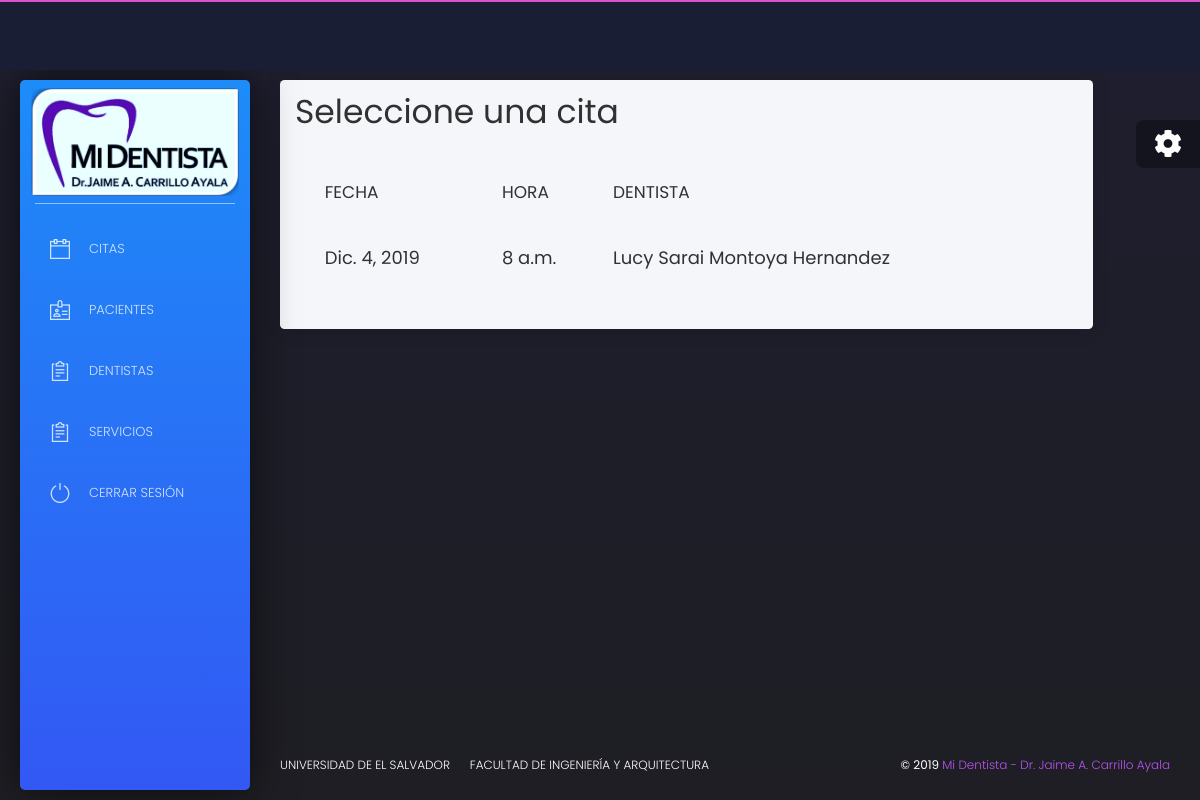
The app's page /core/citas4 (signed in), older data.
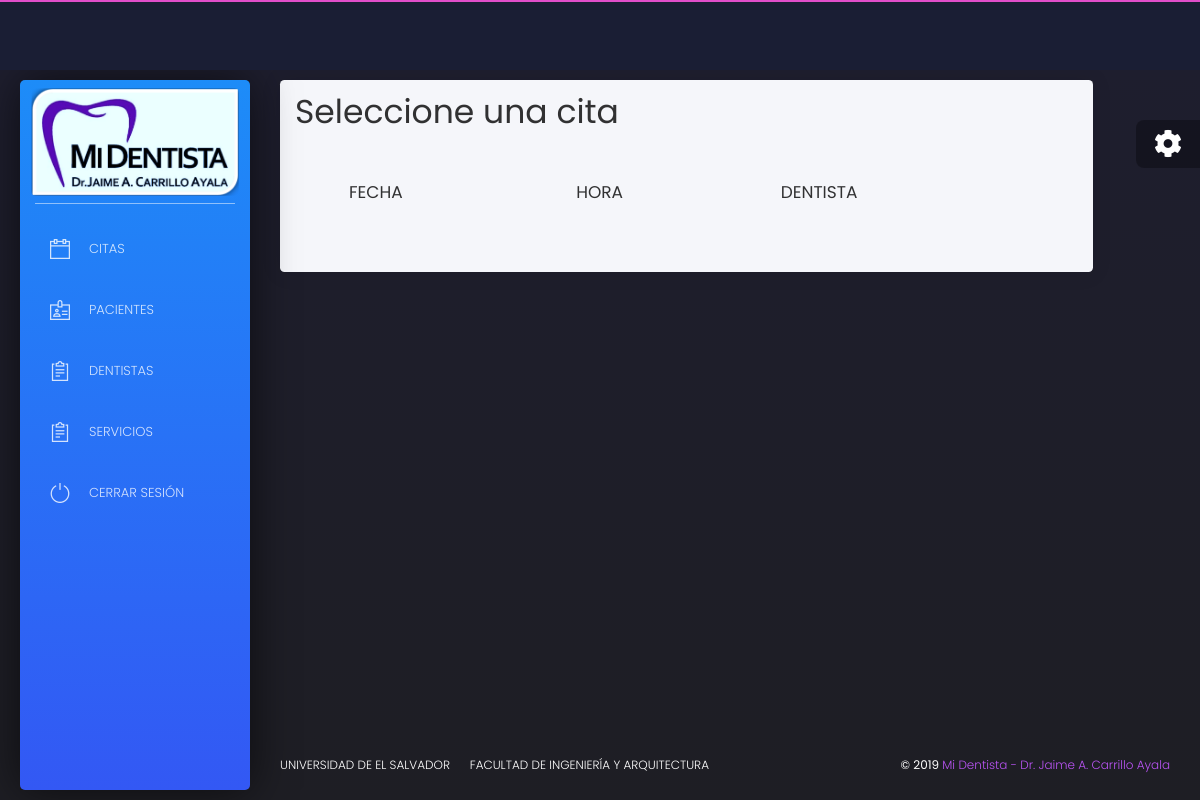
The same page, newer data.
### core/models.py (models this page shows, shortened)
class Dentista(models.Model):
    id = models.AutoField(primary_key=True)
    usuario = models.OneToOneField(User, on_delete=models.CASCADE)
    especialidad = models.ForeignKey(Especialidad, on_delete=models.CASCADE)
    telefono = models.CharField(max_length=8)
    is_dentist = models.BooleanField(default=True)
    foto = models.ImageField(upload_to='dentist/%Y/%m/%D/', null=True, blank=True)
    biografia = models.CharField(max_length=1024)

class Cita(models.Model):
    id = models.AutoField(primary_key=True)
    paciente = models.ForeignKey(Paciente, on_delete=models.CASCADE, blank=True, null=True)
    dentista = models.ForeignKey(Dentista, on_delete=models.CASCADE, blank=True, null=True)
    tratamiento = models.ForeignKey(Tratamiento, on_delete=models.CASCADE, null=True, blank=True)
    hora = models.TimeField(blank=True, null=True)
    fecha = models.DateField(blank=True, null=True)
    informe = models.CharField(max_length=1024, default="No se ha agregado informe.")
    asignada = models.BooleanField(default=False)
    atendida = models.BooleanField(default=False)

class Paciente(models.Model):
    id = models.AutoField(primary_key=True)
    nombres = models.CharField(max_length=64)
    apellidos = models.CharField(max_length=64)
    nacimiento = models.DateField()
    telefono = models.CharField(max_length=8)
    foto = models.ImageField(upload_to='patient/%Y/%m/%D/', null=True, blank=True)
    edad = models.IntegerField(default=0)
    alergias = models.ManyToManyField(Medicamento,  blank=True)
    correo = models.EmailField(blank=True, null=True)

### core/views.py (the view)
# urls.py: path('citas4', CitaList4, name = 'citas4'),
@login_required
def CitaList4(request):
    citas = Cita.objects.filter(asignada = True, fecha = datetime.datetime.today()).order_by('fecha', 'hora')|Cita.objects.filter(asignada = True, fecha = datetime.datetime.today() + datetime.timedelta(days = 1)).order_by('fecha', 'hora')
    dentistas = Dentista.objects.all()
    return render(request, 'core/cita_list4.html', {'citas':citas, 'dentista_list':dentistas})

### core/templates/core/cita_list4.html (shortened to what this page needs)
{% extends 'core/base.html' %}
{% load static %}
{% block content %}
<div class="content">
    <div class="row">
        <div class="col-md-11">
			    <div class="card white-content">
            <div class="card-header">
                <h1>Seleccione una cita</h1>
            </div>
				    <div class="card-body">
					    <div class="table-responsive">
                <table class="table tablesorter " id="">
                  <thead class=" text-primary">
                      <th>
                      </th>
                      <th>
                        <h4>Fecha</h4>
                      </th>
                      <th>
                        <h4>Hora</h4>
                      </th>
                       <th>
                        <h4>Dentista</h4>
                      </th>
                  </thead>
                  <tbody>
                    {% for c in citas|dictsort:'id' %}
                      {% if c.dentista.usuario == request.user %}
                        {% if c.atendida %}
                          <tr bgcolor = "#C4FFD5" id={{c.id}} onMouseOver="ResaltarFila({{c.id}});" onMouseOut="RestablecerFila({{c.id}}, '')" onClick="CrearEnlace('{% url 'core:updatecita' c.id|slugify %}');">
                        {% else %}
                          <tr  id={{c.id}} onMouseOver="ResaltarFila({{c.id}});" onMouseOut="RestablecerFila({{c.id}}, '')" onClick="CrearEnlace('{% url 'core:updatecita' c.id|slugify %}');">
                        {% endif %}
                              <td>
                              </td>
                              <td >
                                <p><b><font size="4">{{c.fecha}}</font></b></p>
                              </td>
                              <td >
                                <p><b><font size="4">{{c.hora}}</font></b></p>
                              </td>
                              <td >
                                <p><b><font size="4">{{c.paciente.nombres}} {{c.paciente.apellidos}}</font></b></p>
                              </td>
                        </tr>
                      {% endif %}
                    {% endfor %}
                  </tbody>
                </table>
				      </div>
			      </div>
	        </div>
	      </div>
      </div>
    </div>
{% endblock %}

### core/templates/core/base.html (shortened to what the changed rows need)
{% load static %}
<!DOCTYPE html>
<html lang="en">
	<head>
	  <link href="https://use.fontawesome.com/releases/v5.0.6/css/all.css" rel="stylesheet"/>
	  <link href="{% static 'css/nucleo-icons.css' %}" rel="stylesheet" type="text/css"/>
	  <link href="{% static 'css/bootstrap.min.css' %}" rel="stylesheet" type="text/css"/>
	  <link href="{% static 'css/black-dashboard.css' %}" rel="stylesheet" type="text/css"/>
	  <link href="{% static 'demo/demo.css' %}" rel="stylesheet" />
	  <link rel="stylesheet" href="https://cdn.jsdelivr.net/npm/gijgo@1.9.6/css/gijgo.min.css">
	</head>
	<body >
	  <div class="wrapper ">
	    <div class="sidebar" data-color = "blue">
	      <div class="sidebar-wrapper">
	        <ul class="nav">
				{% for d in dentista_list %}
					{% if request.user == d.usuario %}
					<li>
						<a href="{% url 'core:citas4' %}">
							<i class="tim-icons icon-calendar-60"></i>
							<p><font size=2>Citas</font></p>
						</a>
					</li>
					<li>
						<a href="{% url 'core:pacientes3' %}">
							<i class="tim-icons icon-badge"></i>
							<p><font size=2>Pacientes</font></p>
						</a>
					</li>
					{% endif %}
				{% endfor %}
	        </ul>
	      </div>
	    </div>
	    <div class="main-panel">
					{% block content %}
					{% endblock content %}
	  </div>
	</div>
	</body>
</html>

Row changes from the older to the newer data that the page shows:
removed Cita: fecha "Dic. 4, 2019", hora "8 a.m.", paciente.nombres "Lucy Sarai", paciente.apellidos "Montoya Hernandez"
